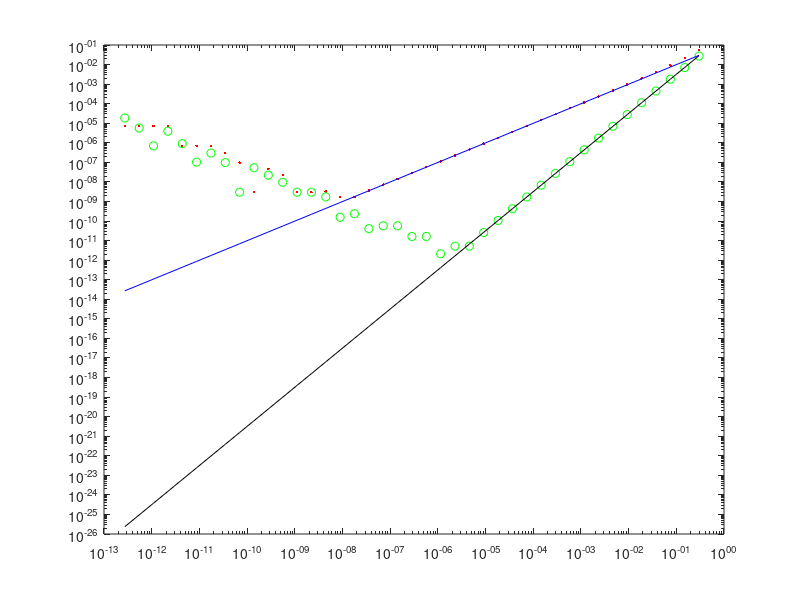

This figure's MATLAB source:
function [ wynik ] = Pochodna()

h0=0.3
x0=0.1
fp1= 1/(((x0)^2) +1) ;   %pierwsza pochodna
fp2= -2*(x0)/(((x0^2)+1)^2) ; %druga pochodna
fp3= 6*(x0^2)-2/(((x0^2)+1)^3); %trzecia pochodna

Rp=[];
Rc=[];
H=[];
wz2=[]; %2wezel wzoru
wz3=[]; %3wezel wzoru

for k=0:40;
    h=h0/(2 .^ k);
    rp= (atan((x0+h)) - atan(x0)) ./h; %roznica progresywna
    rc= (atan((x0+h)) - atan(x0 -h)) ./ (2*h); %roznica centralna
    Rp=[Rp rp];
    Rc=[Rc rc];
    H= [H h];
    wz2 =[wz2, ((h/ 2) * fp2)];
    wz3=[wz3, ((h ^ 2 / 6) * fp3)];
end;

ePp = abs((Rp - fp1) ./ fp1);
ePc = abs((Rc - fp1) ./ fp1);

[mePp mePpI] = min(ePp);
[mePc mePcI] = min(ePc);

PpHopt = H(mePpI);
PcHopt = H(mePcI);

disp('min ePp = ');
disp(mePp);
disp('Pp h_opt = '); %krok optymalny
disp(PpHopt);
disp(' = h0 / 2^');
disp(mePpI-1);
disp('min ePc = ');
disp(mePc);
disp('Pc h_opt = '); %krok optymalny
disp(PcHopt);
disp(' = h0 / 2^');
disp(mePcI-1);

loglog(H, ePp, 'r.', H, ePc, 'go', H, abs(wz2 / fp1), 'b', H, abs(wz3 / fp1), 'k');

end

